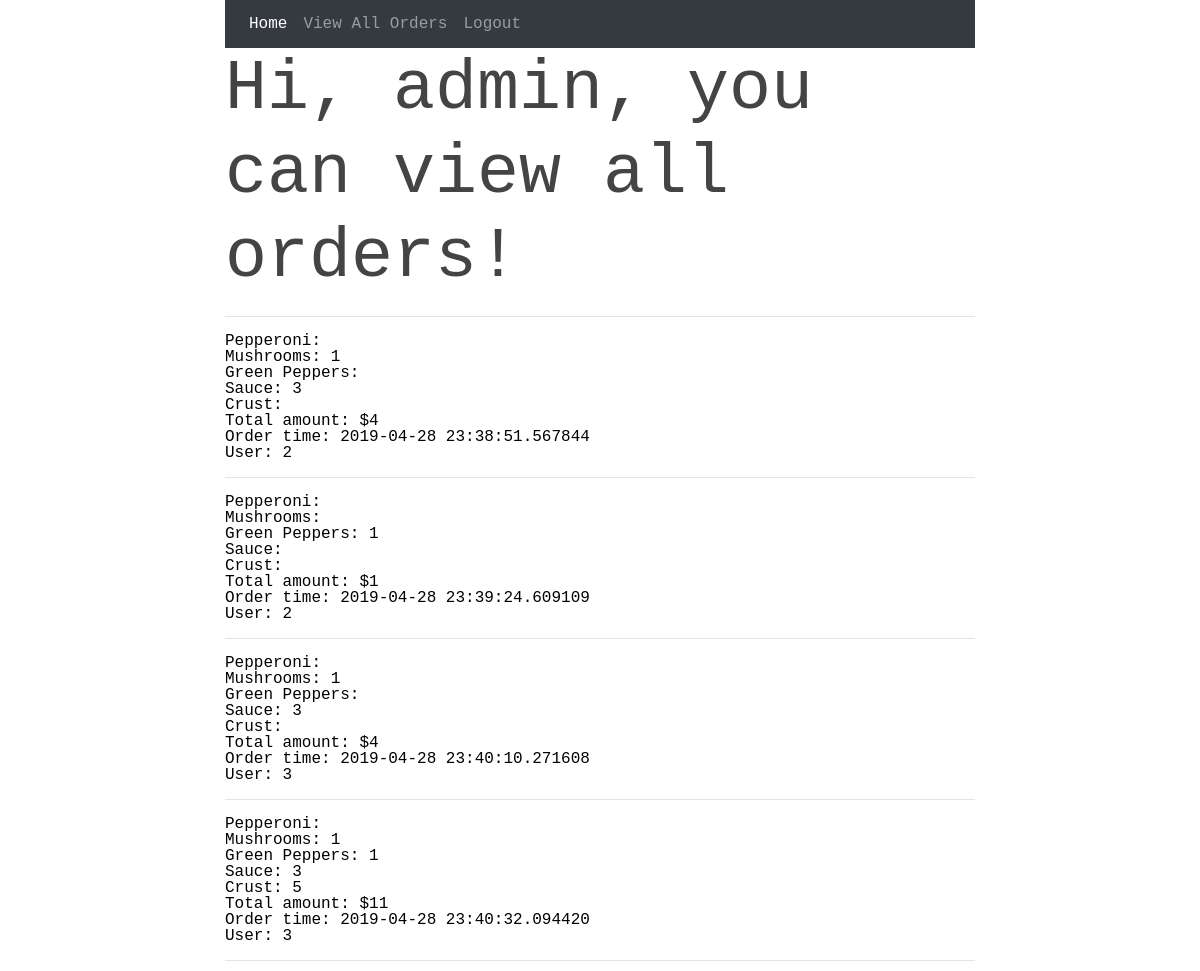
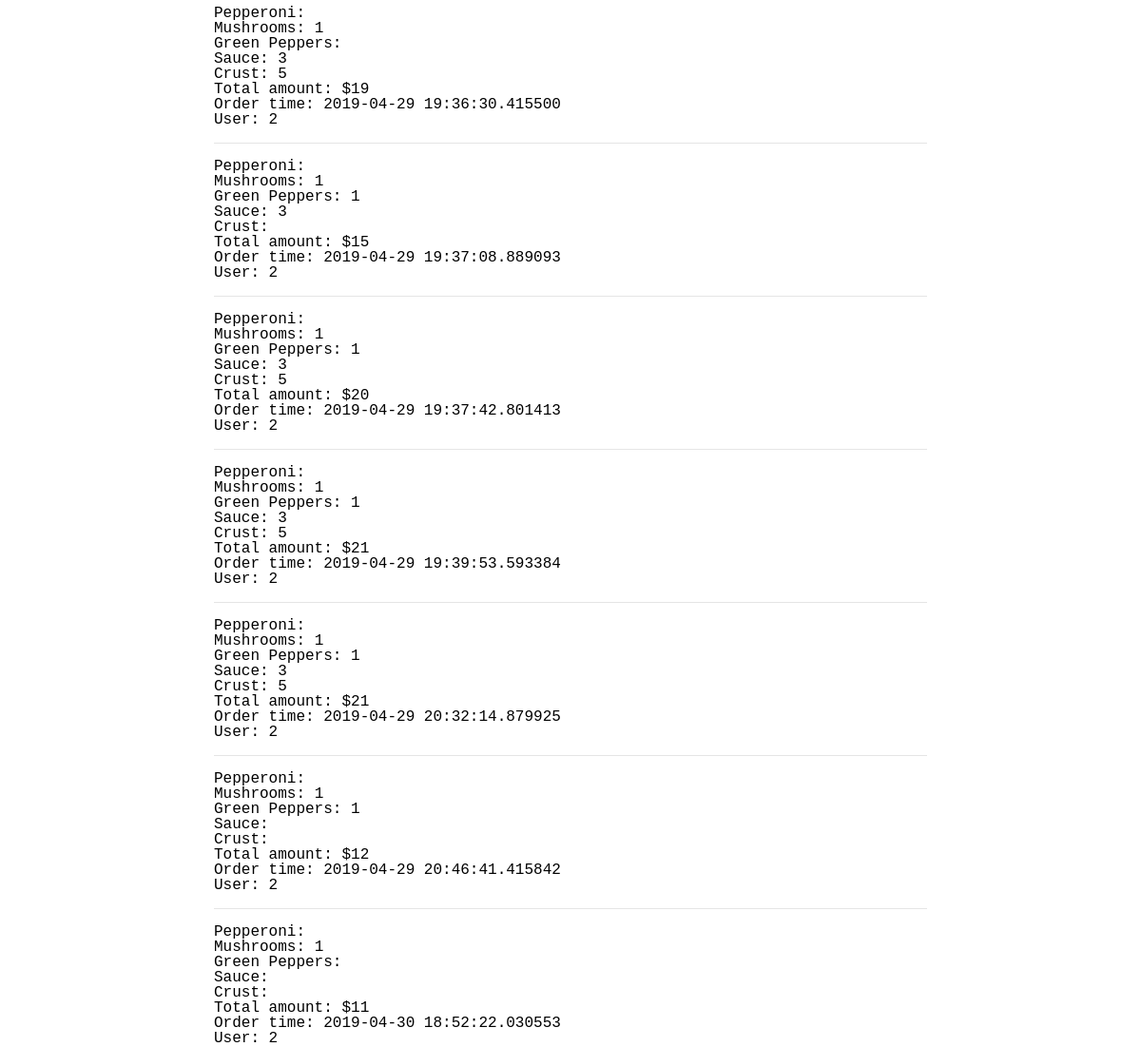
Screenshot of /viewallorders (signed in) with the database file from the repository (2 pictures, top to bottom).
### app/models.py (models this page shows, shortened)
class User(UserMixin, db.Model):
    __tablename__='user'
    id = db.Column(db.Integer, primary_key=True)
    username = db.Column(db.String(64), index=True, unique=True)
    email = db.Column(db.String(120), index=True, unique=True)
    password_hash = db.Column(db.String(128))
    orders = db.relationship('Order', backref='author', lazy='dynamic')

class Order(db.Model):
    __tablename__ ='order'
    id = db.Column(db.Integer, primary_key=True)
    pepperonni = db.Column(db.String(30))
    mushrooms = db.Column(db.String(30))
    peppers = db.Column(db.String(30))
    sauce = db.Column(db.String(30))
    crust = db.Column(db.String(30))
    order_total = db.Column(db.Integer)
    ordertime = db.Column(db.DateTime, index=True, default=datetime.utcnow)
    user_id = db.Column(db.Integer, db.ForeignKey('user.id'))

### app/routes.py (the view)
@app.route('/viewallorders')
def viewallorders():
    prevOrders = Order.query.all()
    if prevOrders is None:
        prevOrders = {'Results': 'Nothing ordered yet'}
    return render_template('viewallorders.html', orders=prevOrders)

### app/models.py (called while the page is built)
@login.user_loader
def load_user(id):
    return User.query.get(int(id))

### app/templates/viewallorders.html
{% extends "base.html" %}
{% block content %}
    <h1>Hi, {{ current_user.username}}, you can view all orders!</h1>
    {% for order in orders %}
    <hr>
    <p> Pepperoni: {{order.pepperoni}}</p>
    <p> Mushrooms: {{order.mushrooms}} </p>
    <p> Green Peppers: {{order.peppers}}</p>
    <p> Sauce: {{order.sauce}}</p>
    <p> Crust: {{order.crust}} </p>
    <p> Total amount: ${{order.order_total}}</p>
    <p> Order time: {{order.ordertime}} </p>
    <p> User: {{order.user_id}} </p>
    <p><p>
    {% endfor %}
{% endblock %}

### app/templates/base.html (style rules this page uses)
html, body, div, span, applet, object, iframe, h1, h2, h3, h4, h5, h6, p, blockquote, pre, a, abbr, acronym, address, big, cite, code, del, dfn, em, font, img, ins, kbd, q, s, samp, small, strike, sub, sup, tt, var, dl, dt, dd, ol, ul, li, fieldset, form, label, legend, table, caption, tbody, tfoot, thead, tr, th, td, header, section, footer, article, details { margin: 0; padding: 0; border: 0; outline: 0; font-weight: inherit; font-style: inherit; font-size: 100%; font-family: inherit; vertical-align: baseline; }
body { line-height: 1; color: black; background: white; }
body { font-family: 'Courier', 'Courier New', Serif; max-width: 750px; margin: 0 auto; }
h1 { font-size: 70px; color: #444; margin-bottom: 10px }

### rows the page displays
User: username "admin"
Order: mushrooms "1", sauce "3", order_total "4", ordertime "2019-04-28 23:38:51.567844", user_id "2"
Order: peppers "1", order_total "1", ordertime "2019-04-28 23:39:24.609109", user_id "2"
Order: mushrooms "1", sauce "3", order_total "4", ordertime "2019-04-28 23:40:10.271608", user_id "3"
Order: mushrooms "1", peppers "1", sauce "3", crust "5", order_total "11", ordertime "2019-04-28 23:40:32.094420", user_id "3"
Order: mushrooms "1", sauce "3", crust "5", order_total "19", ordertime "2019-04-29 19:36:30.415500", user_id "2"
Order: mushrooms "1", peppers "1", sauce "3", order_total "15", ordertime "2019-04-29 19:37:08.889093", user_id "2"
Order: mushrooms "1", peppers "1", sauce "3", crust "5", order_total "20", ordertime "2019-04-29 19:37:42.801413", user_id "2"
Order: mushrooms "1", peppers "1", sauce "3", crust "5", order_total "21", ordertime "2019-04-29 19:39:53.593384", user_id "2"
Order: mushrooms "1", peppers "1", sauce "3", crust "5", order_total "21", ordertime "2019-04-29 20:32:14.879925", user_id "2"
Order: mushrooms "1", peppers "1", order_total "12", ordertime "2019-04-29 20:46:41.415842", user_id "2"
Order: mushrooms "1", order_total "11", ordertime "2019-04-30 18:52:22.030553", user_id "2"
